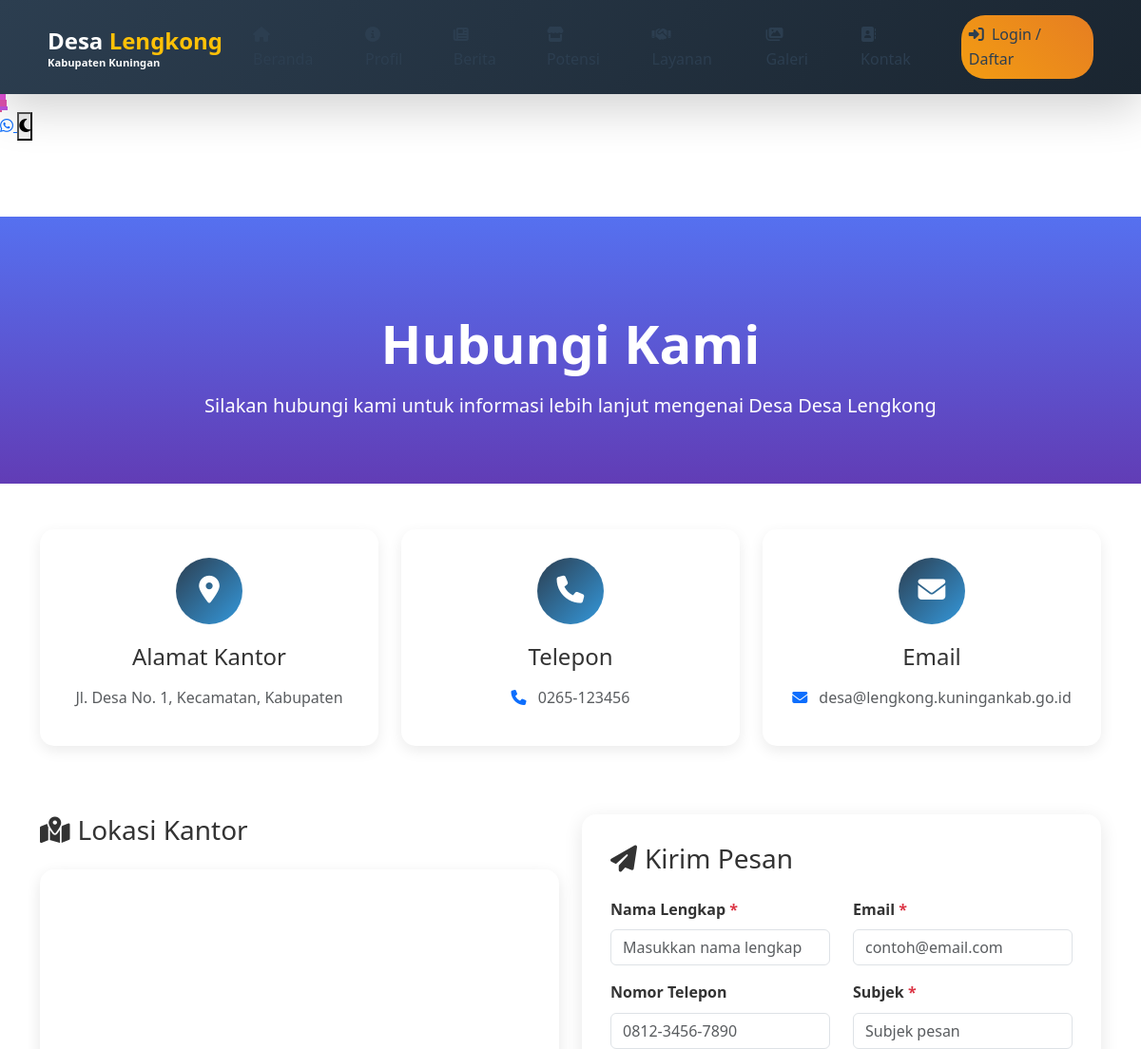
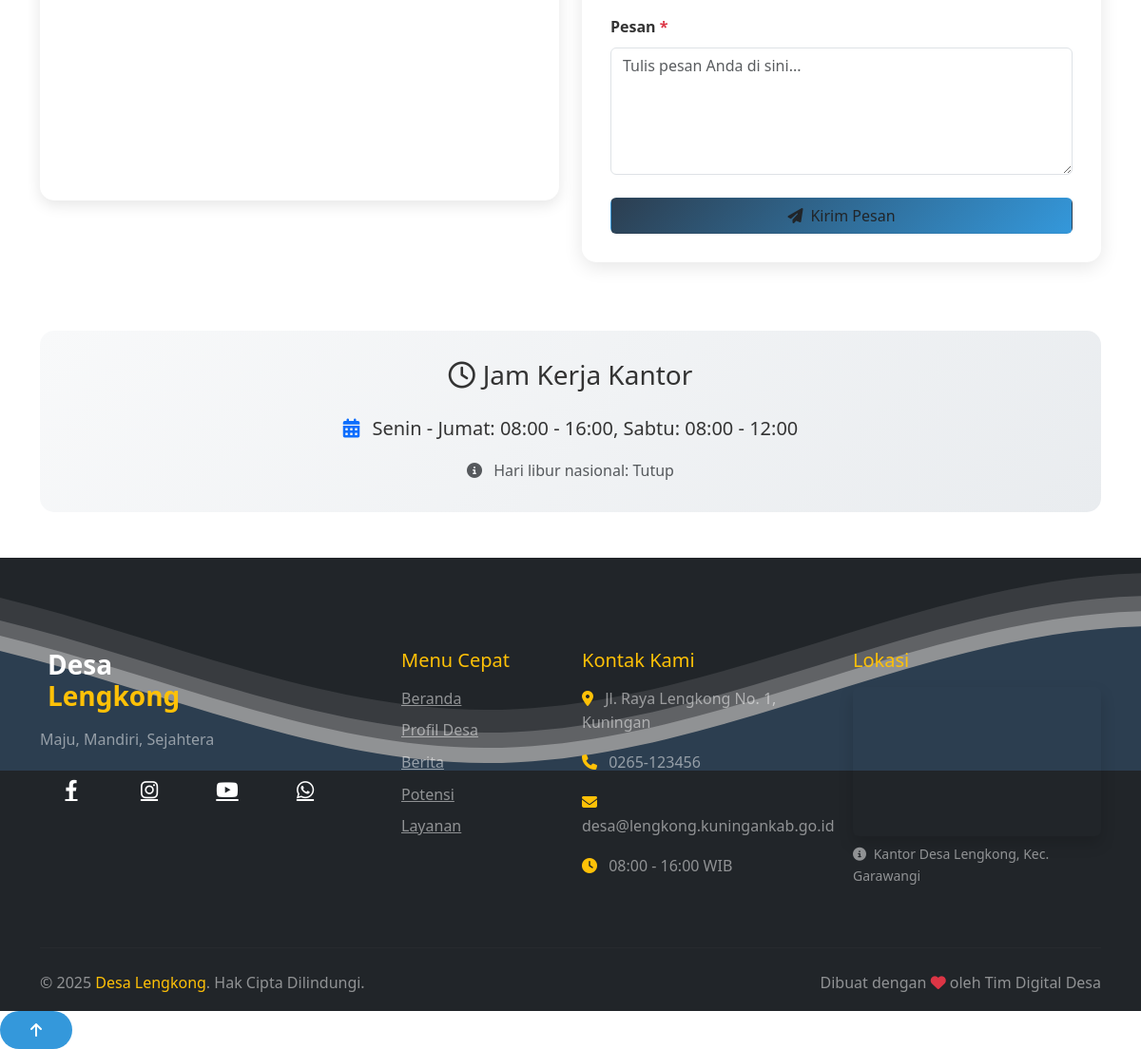
Screenshot of /Lengkong/modules/kontak.php with the database file from the repository (2 pictures, top to bottom).
### tables this page shows
CREATE TABLE `pengaturan` (
  `id` int NOT NULL,
  `nama_desa` varchar(100) DEFAULT 'Desa Lengkong',
  `motto_desa` varchar(255) DEFAULT NULL,
  `alamat_kantor` text,
  `telepon` varchar(20) DEFAULT NULL,
  `email` varchar(100) DEFAULT NULL,
  `website` varchar(100) DEFAULT NULL,
  `facebook` varchar(100) DEFAULT NULL,
  `instagram` varchar(100) DEFAULT NULL,
  `youtube` varchar(100) DEFAULT NULL,
  `whatsapp` varchar(20) DEFAULT NULL,
  `latitude` decimal(10,8) DEFAULT NULL,
  `longitude` decimal(11,8) DEFAULT NULL,
  `tentang_desa` text,
  `sejarah_desa` text,
  `visi` text,
  `misi` text,
  `logo` varchar(255) DEFAULT NULL,
  `favicon` varchar(255) DEFAULT NULL,
  `theme_color` varchar(7) DEFAULT NULL,
  `updated_at` timestamp NULL DEFAULT CURRENT_TIMESTAMP ON UPDATE CURRENT_TIMESTAMP
);

### Lengkong/modules/kontak.php (the view, shortened to what the rows shown need)
<?php
require_once '../config.php';
require_once '../functions.php';
function get_kontak_settings($conn) {
    $default_settings = [
        'nama_desa' => 'Desa Lengkong',
        'alamat' => 'Jl. Desa No. 1, Kecamatan, Kabupaten',
        'telepon' => '(021) 12345678',
        'telepon2' => '',
        'email' => 'desa@example.com',
        'email2' => '',
        'facebook' => '#',
        'instagram' => '#',
        'youtube' => '#',
        'twitter' => '',
        'maps_embed' => '',
        'jam_kerja' => 'Senin - Jumat: 08:00 - 16:00, Sabtu: 08:00 - 12:00'
    ];
    $result = @mysqli_query($conn, "SHOW TABLES LIKE 'pengaturan'");
    if ($result && mysqli_num_rows($result) > 0) {
        $settings_result = mysqli_query($conn, "SELECT * FROM pengaturan LIMIT 1");
        if ($settings_result && mysqli_num_rows($settings_result) > 0) {
            $db_settings = mysqli_fetch_assoc($settings_result);
            return array_merge($default_settings, $db_settings);
        }
    }
    return $default_settings;
}
$settings = get_kontak_settings($conn);
?>
<!DOCTYPE html>
<html lang="id">
<head>
    <link href="https://cdn.jsdelivr.net/npm/bootstrap@5.3.0/dist/css/bootstrap.min.css" rel="stylesheet">
    <link rel="stylesheet" href="https://cdnjs.cloudflare.com/ajax/libs/font-awesome/6.4.0/css/all.min.css">
    <link rel="stylesheet" href="../assets/css/style.css">
</head>
<body>
    <?php
    if (!file_exists('../includes/header.php')): ?>
    <nav class="navbar navbar-expand-lg navbar-dark fixed-top" style="background: var(--primary);">
        <div class="container">
            <a class="navbar-brand" href="../index.php">
                <i class="fas fa-home me-2"></i>
                <?php echo htmlspecialchars($settings['nama_desa']); ?>
            </a>
            <button class="navbar-toggler" type="button" data-bs-toggle="collapse" data-bs-target="#navbarNav">
                <span class="navbar-toggler-icon"></span>
            </button>
            <div class="collapse navbar-collapse" id="navbarNav">
                <ul class="navbar-nav ms-auto">
                    <li class="nav-item"><a class="nav-link" href="../index.php">Beranda</a></li>
                    <li class="nav-item"><a class="nav-link" href="berita.php">Berita</a></li>
                    <li class="nav-item"><a class="nav-link" href="potensi.php">Potensi</a></li>
                    <li class="nav-item"><a class="nav-link" href="galeri.php">Galeri</a></li>
                    <li class="nav-item"><a class="nav-link active" href="kontak.php">Kontak</a></li>
                </ul>
            </div>
        </div>
    </nav>
    <?php else: ?>
        <?php include '../includes/header.php'; ?>
    <?php endif; ?>
    <section class="contact-hero">
        <div class="container">
            <h1 class="display-4 fw-bold mb-3">Hubungi Kami</h1>
            <p class="lead">Silakan hubungi kami untuk informasi lebih lanjut mengenai Desa <?php echo htmlspecialchars($settings['nama_desa']); ?></p>
        </div>
    </section>
    <main class="py-5">
        <div class="container">
            <div class="row mb-5">
                <div class="col-lg-4 col-md-6 mb-4">
                    <div class="contact-card">
                        <div class="contact-icon">
                            <i class="fas fa-phone"></i>
                        </div>
                        <h4 class="mb-3">Telepon</h4>
                        <p class="text-muted mb-2">
                            <i class="fas fa-phone me-2 text-primary"></i>
                            <?php echo htmlspecialchars($settings['telepon']); ?>
                        </p>
                    </div>
                </div>
                <div class="col-lg-4 col-md-6 mb-4">
                    <div class="contact-card">
                        <div class="contact-icon">
                            <i class="fas fa-envelope"></i>
                        </div>
                        <h4 class="mb-3">Email</h4>
                        <p class="text-muted mb-2">
                            <i class="fas fa-envelope me-2 text-primary"></i>
                            <?php echo htmlspecialchars($settings['email']); ?>
                        </p>
                    </div>
                </div>
            </div>
        </div>
    </main>
    <?php
    if (!file_exists('../includes/footer.php')): ?>
    <footer class="bg-dark text-white py-4 mt-5">
        <div class="container">
            <div class="row">
                <div class="col-md-6">
                    <h5><?php echo htmlspecialchars($settings['nama_desa']); ?></h5>
                    <p class="mb-2">
                        <i class="fas fa-map-marker-alt me-2"></i>
                        <?php echo htmlspecialchars($settings['alamat']); ?>
                    </p>
                    <?php if (isset($settings['telepon'])): ?>
                    <p class="mb-2">
                        <i class="fas fa-phone me-2"></i>
                        <?php echo htmlspecialchars($settings['telepon']); ?>
                    </p>
                    <?php endif; ?>
                    <?php if (isset($settings['email'])): ?>
                    <p class="mb-0">
                        <i class="fas fa-envelope me-2"></i>
                        <?php echo htmlspecialchars($settings['email']); ?>
                    </p>
                    <?php endif; ?>
                </div>
                <div class="col-md-6 text-md-end mt-3 mt-md-0">
                    <p class="mb-0">&copy; <?php echo date('Y'); ?> <?php echo htmlspecialchars($settings['nama_desa']); ?>. All rights reserved.</p>
                    <p class="text-muted mb-0 mt-2">Website Resmi Desa <?php echo htmlspecialchars($settings['nama_desa']); ?></p>
                </div>
            </div>
        </div>
    </footer>
    <?php else: ?>
        <?php include '../includes/footer.php'; ?>
    <?php endif; ?>
</body>
</html>

### Lengkong/includes/footer.php (shortened to what the rows shown need)
<?php
$settings = get_settings();
?>
        </div>
    <footer class="footer-section bg-dark text-white pt-5 position-relative overflow-hidden">
        <div class="wave-container position-absolute top-0 start-0 w-100">
        </div>
        <div class="container pt-5 position-relative z-1">
            <div class="row">
                <div class="col-lg-4 mb-4" data-aos="fade-up">
                    <div class="footer-brand mb-3">
                        <div class="d-flex align-items-center mb-3">
                            <div>
                                <h3 class="text-white fw-bold mb-0">Desa</h3>
                                <h3 class="text-warning fw-bold mb-0">Lengkong</h3>
                            </div>
                        </div>
                        <p class="text-white-50"><?php echo htmlspecialchars($settings['motto_desa']); ?></p>
                    </div>
                    <div class="social-icons d-flex gap-3">
                        <a href="<?php echo $settings['facebook'] ?? '#'; ?>" class="social-icon facebook animate-hover" target="_blank">
                            <i class="fab fa-facebook-f"></i>
                        </a>
                        <a href="<?php echo $settings['instagram'] ?? '#'; ?>" class="social-icon instagram animate-hover" target="_blank">
                            <i class="fab fa-instagram"></i>
                        </a>
                        <a href="<?php echo $settings['youtube'] ?? '#'; ?>" class="social-icon youtube animate-hover" target="_blank">
                            <i class="fab fa-youtube"></i>
                        </a>
                        <a href="https://wa.me/<?php echo $settings['whatsapp'] ?? '6281234567890'; ?>" class="social-icon whatsapp animate-hover" target="_blank">
                            <i class="fab fa-whatsapp"></i>
                        </a>
                    </div>
                </div>
                <div class="col-lg-2 mb-4" data-aos="fade-up" data-aos-delay="100">
                    <h5 class="text-warning mb-3">Menu Cepat</h5>
                    <ul class="list-unstyled">
                        <li class="mb-2"><a href="index.php" class="text-white-50 hover-link">Beranda</a></li>
                        <li class="mb-2"><a href="modules/profil.php" class="text-white-50 hover-link">Profil Desa</a></li>
                        <li class="mb-2"><a href="modules/berita.php" class="text-white-50 hover-link">Berita</a></li>
                        <li class="mb-2"><a href="modules/potensi.php" class="text-white-50 hover-link">Potensi</a></li>
                        <li class="mb-2"><a href="modules/layanan.php" class="text-white-50 hover-link">Layanan</a></li>
                    </ul>
                </div>
                <div class="col-lg-3 mb-4" data-aos="fade-up" data-aos-delay="200">
                    <h5 class="text-warning mb-3">Kontak Kami</h5>
                    <ul class="list-unstyled">
                        <li class="mb-3">
                            <i class="fas fa-map-marker-alt text-warning me-2"></i>
                            <span class="text-white-50"><?php echo htmlspecialchars($settings['alamat_kantor']); ?></span>
                        </li>
                        <li class="mb-3">
                            <i class="fas fa-phone text-warning me-2"></i>
                            <span class="text-white-50"><?php echo htmlspecialchars($settings['telepon']); ?></span>
                        </li>
                        <li class="mb-3">
                            <i class="fas fa-envelope text-warning me-2"></i>
                            <span class="text-white-50"><?php echo htmlspecialchars($settings['email']); ?></span>
                        </li>
                        <li class="mb-3">
                            <i class="fas fa-clock text-warning me-2"></i>
                            <span class="text-white-50">08:00 - 16:00 WIB</span>
                        </li>
                    </ul>
                </div>
                <div class="col-lg-3 mb-4" data-aos="fade-up" data-aos-delay="300">
                    <h5 class="text-warning mb-3">Lokasi</h5>
                    <div class="footer-map rounded overflow-hidden shadow">
                        <iframe src="https://www.google.com/maps/embed?pb=!1m18!1m12!1m3!1d3960.2383229124256!2d108.485214!3d-6.982822!2m3!1f0!2f0!3f0!3m2!1i1024!2i768!4f13.1!3m3!1m2!1s0x2e6f169c8d3d3b3d%3A0x301e8f1fc28b8d0!2sKuningan%2C%20Jawa%20Barat!5e0!3m2!1sid!2sid!4v1629783456789!5m2!1sid!2sid"
                                width="100%"
                                height="150"
                                style="border:0;"
                                allowfullscreen=""
                                loading="lazy">
                        </iframe>
                    </div>
                    <p class="text-white-50 small mt-2">
                        <i class="fas fa-info-circle me-1"></i>
                        Kantor Desa Lengkong, Kec. Garawangi
                    </p>
                </div>
            </div>
            <hr class="my-4" style="border-color: rgba(255,255,255,0.1);">
            <div class="row">
                <div class="col-md-6 mb-3" data-aos="fade-right">
                    <p class="mb-0 text-white-50">
                        &copy; <?php echo date('Y'); ?>
                        <span class="text-warning"><?php echo htmlspecialchars($settings['nama_desa']); ?></span>.
                        Hak Cipta Dilindungi.
                    </p>
                </div>
                <div class="col-md-6 text-md-end" data-aos="fade-left">
                    <p class="mb-0 text-white-50">
                        Dibuat dengan <i class="fas fa-heart text-danger heartbeat"></i>
                        oleh Tim Digital Desa
                    </p>
                </div>
            </div>
        </div>
    </footer>
    <button class="btn btn-primary back-to-top animate__animated animate__fadeInUp">
        <i class="fas fa-arrow-up"></i>
    </button>
</body>
</html>

### rows the page displays
pengaturan: nama_desa "Desa Lengkong", telepon "0265-123456", email "desa@lengkong.kuningankab.go.id", motto_desa "Maju, Mandiri, Sejahtera", alamat_kantor "Jl. Raya Lengkong No. 1, Kuningan"

### other values shown
$settings['alamat'] "Jl. Desa No. 1, Kecamatan, Kabupaten"
$settings['jam_kerja'] "Senin - Jumat: 08:00 - 16:00, Sabtu: 08:00 - 12:00"
